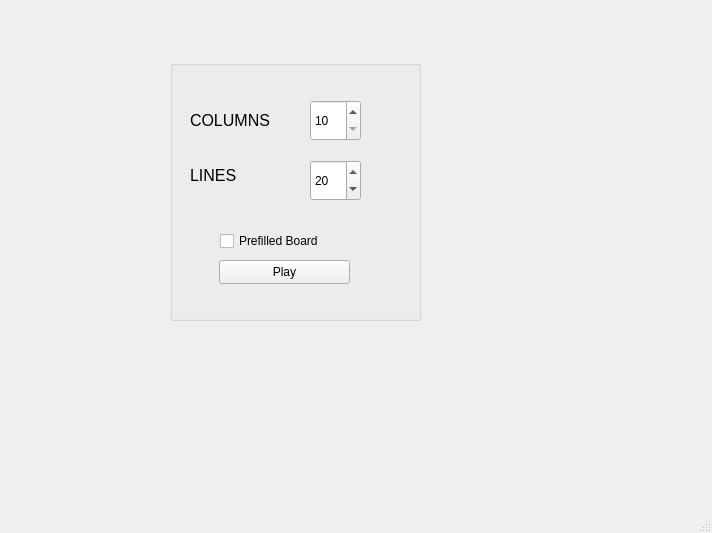
<?xml version="1.0" encoding="UTF-8"?>
<ui version="4.0">
 <class>StartWindow</class>
 <widget class="QMainWindow" name="StartWindow">
  <property name="geometry">
   <rect>
    <x>0</x>
    <y>0</y>
    <width>712</width>
    <height>533</height>
   </rect>
  </property>
  <property name="windowTitle">
   <string>MainWindow</string>
  </property>
  <widget class="QWidget" name="centralwidget">
   <widget class="QGroupBox" name="groupBox">
    <property name="geometry">
     <rect>
      <x>170</x>
      <y>60</y>
      <width>251</width>
      <height>261</height>
     </rect>
    </property>
    <property name="title">
     <string/>
    </property>
    <widget class="QLabel" name="label">
     <property name="geometry">
      <rect>
       <x>20</x>
       <y>100</y>
       <width>81</width>
       <height>31</height>
      </rect>
     </property>
     <property name="font">
      <font>
       <pointsize>12</pointsize>
      </font>
     </property>
     <property name="text">
      <string>LINES</string>
     </property>
    </widget>
    <widget class="QSpinBox" name="widthSpinBox">
     <property name="geometry">
      <rect>
       <x>140</x>
       <y>40</y>
       <width>51</width>
       <height>41</height>
      </rect>
     </property>
     <property name="minimum">
      <number>10</number>
     </property>
     <property name="maximum">
      <number>35</number>
     </property>
    </widget>
    <widget class="QSpinBox" name="heightSpinBox">
     <property name="geometry">
      <rect>
       <x>140</x>
       <y>100</y>
       <width>51</width>
       <height>41</height>
      </rect>
     </property>
     <property name="minimum">
      <number>10</number>
     </property>
     <property name="maximum">
      <number>35</number>
     </property>
     <property name="value">
      <number>20</number>
     </property>
    </widget>
    <widget class="QLabel" name="label_2">
     <property name="geometry">
      <rect>
       <x>20</x>
       <y>50</y>
       <width>81</width>
       <height>20</height>
      </rect>
     </property>
     <property name="font">
      <font>
       <pointsize>12</pointsize>
      </font>
     </property>
     <property name="text">
      <string>COLUMNS</string>
     </property>
    </widget>
    <widget class="QCheckBox" name="checkBoxPrefilled">
     <property name="geometry">
      <rect>
       <x>50</x>
       <y>170</y>
       <width>111</width>
       <height>22</height>
      </rect>
     </property>
     <property name="text">
      <string>Prefilled Board</string>
     </property>
    </widget>
    <widget class="QPushButton" name="playButton">
     <property name="geometry">
      <rect>
       <x>49</x>
       <y>200</y>
       <width>131</width>
       <height>24</height>
      </rect>
     </property>
     <property name="text">
      <string>Play</string>
     </property>
    </widget>
   </widget>
  </widget>
  <widget class="QMenuBar" name="menubar">
   <property name="geometry">
    <rect>
     <x>0</x>
     <y>0</y>
     <width>712</width>
     <height>17</height>
    </rect>
   </property>
  </widget>
  <widget class="QStatusBar" name="statusbar"/>
 </widget>
 <resources/>
 <connections/>
</ui>
